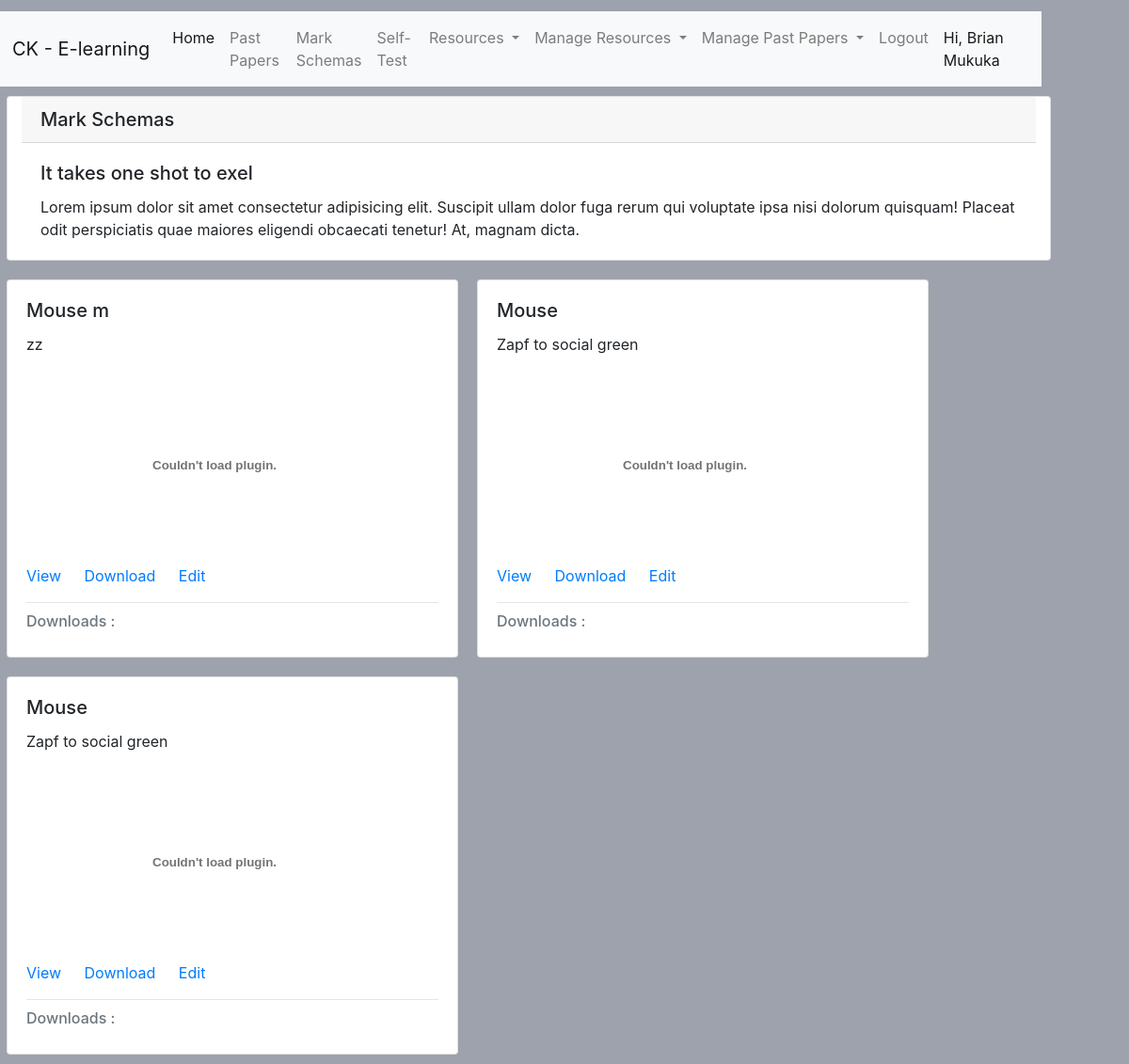
The page /lessons/mark_schema/index.php (signed in) on the database its author committed.
### tables this page shows
CREATE TABLE `mark_schema` (
  `id` int(11) NOT NULL,
  `year` int(11) NOT NULL,
  `description` varchar(100) NOT NULL,
  `created_at` timestamp NOT NULL DEFAULT current_timestamp(),
  `created_by` varchar(1000) NOT NULL,
  `downloads` bigint(20) DEFAULT NULL,
  `title` varchar(100) NOT NULL,
  `link` varchar(1000) DEFAULT NULL,
  `month` int(11) DEFAULT NULL,
  `level` varchar(100) NOT NULL DEFAULT 'junior'
);

### lessons/api/index.php (called while the page is built, shortened)
<?php
function getMarkSchema(){
    $conn = DBCoonect();
       $grade = isset($_SESSION['user']['grade']) ? $_SESSION['user']['grade']: 'junior' ;
       $level = $grade > 9 ? 'senior' : 'junior';
               if(isset($_SESSION['user']['role']) && $_SESSION['user']['role'] == 'admin'){
       $sql = "SELECT * FROM mark_schema ";
               }else if (isset($_GET['month']) && isset($_GET['year'])) {
           $month = $_GET['month'];
           $year = $_GET['year'];
       $sql = "SELECT * FROM mark_schema WHERE `month` = '$month' AND `year` = '$year' AND `level` = '$level' ";
       }else{
       $sql = "SELECT * FROM mark_schema WHERE `level` = '$level' ";
       }
    $results = mysqli_query($conn,$sql);
    $rows = [];
    while ($row = mysqli_fetch_assoc($results)) {
        array_unshift($rows,$row);
    }
    return $rows;
}
function getFileStoragePath(){
    return 'http://'.$_SERVER['HTTP_HOST'].'/comp_test/storage/';
}

### lessons/mark_schema/index.php (the view, shortened to what this page needs)
<?php
require_once('../../layout/admin/header.php');
require_once('../api/index.php');
$files = getMarkSchema();
?>
<div class="card col-md-12">
  <h5 class="card-header">Mark Schemas</h5>
  <div class="card-body">
    <h5 class="card-title">It takes one shot to exel</h5>
    <p class="card-text">Lorem ipsum dolor sit amet consectetur adipisicing elit. Suscipit ullam dolor fuga rerum qui voluptate ipsa nisi dolorum quisquam! Placeat odit perspiciatis quae maiores eligendi obcaecati tenetur! At, magnam dicta.</p>
  </div>
</div>
<?php  if(count($files)):
        $index = 0;
        while($index < count($files) ):
            $row = $files[$index] ;
            $title = $row['title'];
            $downloads = $row['downloads'];
            $description = $row['description'];
            $file = ($row['link']) ;
            $id = $row['id'];
             $fileStorage =  getFileStoragePath();
            $path = ($fileStorage.$file) ;
            $editPath = '/comp_test/utils/upload/edit_mark_schema.php?id='.$id;
    ?>
<div class="card" style="width: 30rem;">
  <div class="card-body">
    <h5 class="card-title"><?php echo $title?></h5>
    <p class="card-text">
    <?php echo $description?>
    </p>
    <embed src="<?php echo $path;  ?>" width="400" height="200" alt="pdf" pluginspage="http://www.adobe.com/products/acrobat/readstep2.html">
    <a href="<?php echo $path;  ?>" target='_blank' class="card-link">View </a>
    <a href="<?php echo $path;  ?>" target='_blank' class="card-link" download>Download </a>
            <?php
                        if (isset($_SESSION['user']['role']) && $_SESSION['user']['role'] == 'admin'):
            ?>
    <a href="<?php echo $editPath;  ?>"  class="card-link" >Edit </a>
           <?php
      endif;
?>
    <hr />
        <h6 class="card-subtitle mb-2 text-muted">
    Downloads :<?php echo $downloads?></h6>
  </div>
</div>
        <?php $index++; endwhile;   else:  ?>
<?php  endif  ?>
<?php
require_once('../../layout/admin/footer.php')
?>

### assets/css/custom.css (style rules this page uses)
@media screen and (min-width: 480px) { body { background-color: rgb(157, 162, 172); width: 90vw; height: 90vh; margin: 1vw; } }
.card { margin:10px !important }

### rows shown on the page
mark_schema: title "Mouse m", description "zz"
mark_schema: title "Mouse", description "Zapf to social green"
mark_schema: title "Mouse", description "Zapf to social green"

### other values the page prints
$_SESSION['user']['name'] "Brian Mukuka"
